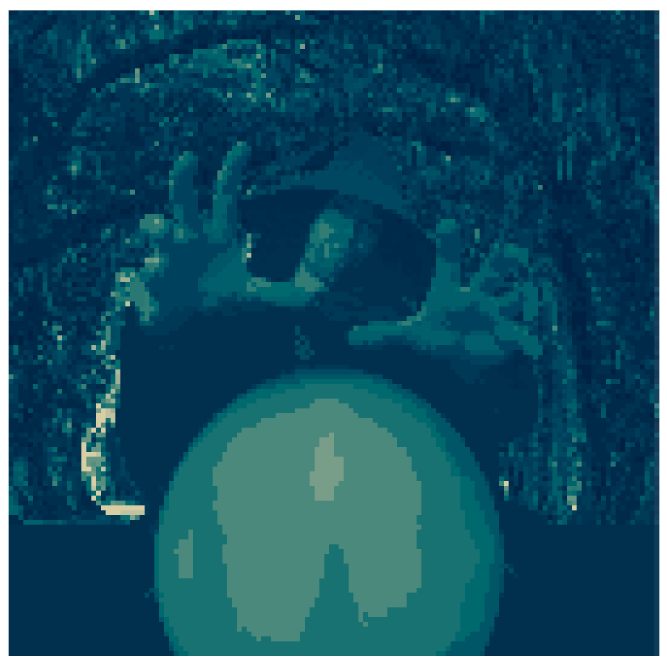
#> input picture wiz.png, 2001 x 2000 px (shown at 1/3 size); its folder holds only this picture in this run
$ python -i gen_gui.py   (imports and definitions only)
#> lines starting #> are read from the running program, lines starting #| are printed output that depends on the picture; after the words box and inside, x2 and y2 are one past the last pixel; in counts of white or black regions, pixels touching at a corner belong together
import ctypes
import glob
import io
import math
import os
import platform
import shutil
import subprocess
import sys
import tempfile
import urllib.request
import tkinter as tk
from tkinter import colorchooser, filedialog, messagebox, ttk
from PIL import Image, ImageColor, ImageDraw, ImageFilter, ImageFont, ImageOps, ImageTk
import qrcode
from qrcode.image.styledpil import StyledPilImage
from qrcode.image.styles.moduledrawers import (
    CircleModuleDrawer,
    GappedSquareModuleDrawer,
    HorizontalBarsDrawer,
    RoundedModuleDrawer,
    SquareModuleDrawer,
    VerticalBarsDrawer,
)

# Make sure correct run syst
if getattr(sys, "frozen", False):
    SCRIPT_DIR = sys._MEIPASS
else:
    SCRIPT_DIR = os.path.dirname(os.path.abspath(__file__))

# Media
WIZ_PATH = os.path.join(SCRIPT_DIR, "wiz.png")
ICON_PATH = os.path.join(SCRIPT_DIR, "orb.ico")
FONT_URL = (
    "https://raw.githubusercontent.com/google/fonts/main/"
    "ofl/jacquardabastarda9/JacquardaBastarda9-Regular.ttf"
)
FONT_PATH = os.path.join(SCRIPT_DIR, "JacquardaBastarda9-Regular.ttf")

# Base design size (all original coordinates are scaled relative to 1020)
BASE_DESIGN_SIZE = 1020
MIN_WIN_SIZE = 380
MAX_WIN_SIZE = 1600

# Actual app border stuff
APP_TITLE = "Orb QR Pondering"
TITLE_BAR_HEIGHT = 40

PURPLE_FRAME_BG = "#2e164d"
PURPLE_TITLE_BG = "#3d1e66"
PURPLE_TITLE_RIGHT = "#220e3b"
PURPLE_HILIGHT = "#7a52aa"
PURPLE_LIGHT = "#53307e"
PURPLE_SHADOW = "#180929"
PURPLE_DARK_EDGE = "#0c0417"

# Dynamic sizing globals (recalculated at startup based on screen height & on resize)
WIN_SIZE = 540
PANEL_BOUNDS = (54, 18, 966, 334)
ORB_CENTER_X = int(WIN_SIZE * 0.488)
ORB_CENTER_Y = int(WIN_SIZE * 0.812)
ORB_QR_SIZE = int(WIN_SIZE * (290 / BASE_DESIGN_SIZE))
GLOW_PATCH_SIZE = ORB_QR_SIZE + 120

# Color stuff
PALETTE_DARK = (3, 30, 46)
PALETTE_PANEL_RGBA = (3, 30, 46, 185)
PALETTE_TEAL_MID = (28, 114, 120)
PALETTE_SAGE = (123, 154, 139)
PALETTE_GLOW_CYAN = (145, 225, 205)
PALETTE_GOLD = (212, 214, 180)
HEX_DARK = "#031e2e"
HEX_TEAL = "#13525c"
HEX_GOLD = "#d4d6b4"

STYLE_MAP = {
    "Square (Default)": SquareModuleDrawer,
    "Rounded Corners": RoundedModuleDrawer,
    "Circle Dots": CircleModuleDrawer,
    "Gapped Squares": GappedSquareModuleDrawer,
    "Vertical Bars": VerticalBarsDrawer,
    "Horizontal Bars": HorizontalBarsDrawer,
}

# Animation & UI state
qr_color = "#031e2e"
bg_color = "#ffffff"
status_message = ""
status_color = PALETTE_GOLD

PANEL_BASE_IMG: Image.Image | None = None
PULSE_FRAMES: list[Image.Image] = []
cached_ui_frame: Image.Image | None = None
cached_qr_scaled: Image.Image | None = None
pulse_step = 0

drag_offset_x = 0
drag_offset_y = 0
resize_start_x = 0
resize_start_y = 0
resize_start_size = WIN_SIZE
resize_debounce_id = None


def sc(val: float) -> int:
    """Scales any 1020px-based coordinate or size to the current WIN_SIZE."""
    return max(1, int(round(val * (WIN_SIZE / BASE_DESIGN_SIZE))))


# Fun font from googlefonts, I think i can include the font when i build to exe
def ensure_pixel_font() -> str | None:
    existing = glob.glob(os.path.join(SCRIPT_DIR, "*Jacquarda*.ttf"))
    if existing:
        font_file = existing[0]
    else:
        font_file = FONT_PATH
        try:
            urllib.request.urlretrieve(FONT_URL, font_file)
#> (this line was passed over: the network is not available in this run)
        except Exception:
            return None

    system = platform.system()
    try:
        if system == "Windows":
            ctypes.windll.gdi32.AddFontResourceExW(font_file, 0x10, 0)
        elif system == "Linux":
            user_font_dir = os.path.expanduser("~/.local/share/fonts")
            os.makedirs(user_font_dir, exist_ok=True)
            dest = os.path.join(user_font_dir, os.path.basename(font_file))
            if not os.path.exists(dest):
                shutil.copy(font_file, dest)
                subprocess.run(["fc-cache", "-f"], check=False)
#> (this line was passed over: subprocess is not available in this run)
    except Exception:
        pass

    return font_file


LOADED_FONT_PATH = ensure_pixel_font()


# [193 lines left out: functions get_pil_font, draw_old_english_pixel_panel, make_pixel_button_image, build_pulse_frames, generate_qr_image, not called in this run]


# Load master wizard image once so resizing doesn't re-read disk
def load_master_wizard() -> Image.Image:
    if os.path.exists(WIZ_PATH):
        img = Image.open(WIZ_PATH).convert("RGBA")
#> img is the input picture: PIL image 2001x2000 RGBA; mean R, G, B, A 10.3, 67.1, 86.4, 240.8
        alpha_mask = img.getchannel("A").point(lambda p: 255 if p > 10 else 0)
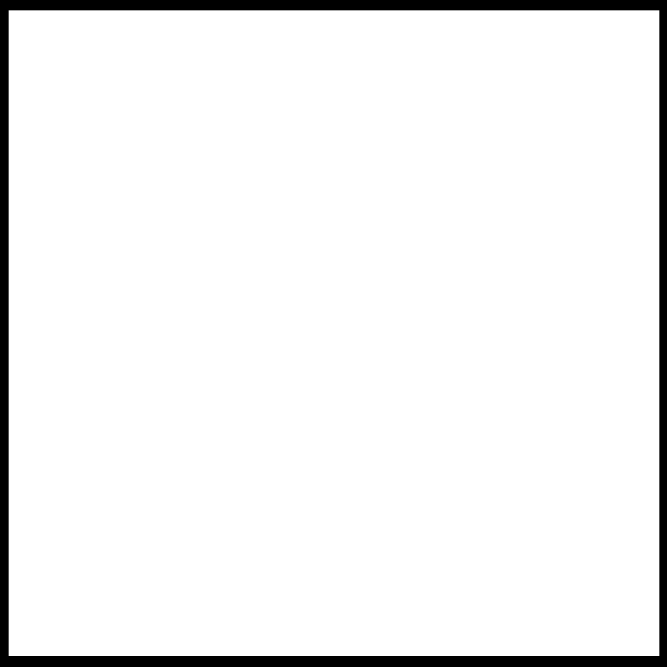
#> alpha_mask: PIL image 2001x2000 L (shown at 1/3 size); 94.5% white; 1 black region, box (x1, y1, x2, y2) and area: (0, 0, 2001, 2000) 220976
        bbox = alpha_mask.getbbox()
#> bbox = (26, 31, 1978, 1968)
        if bbox:
            img = img.crop(bbox)
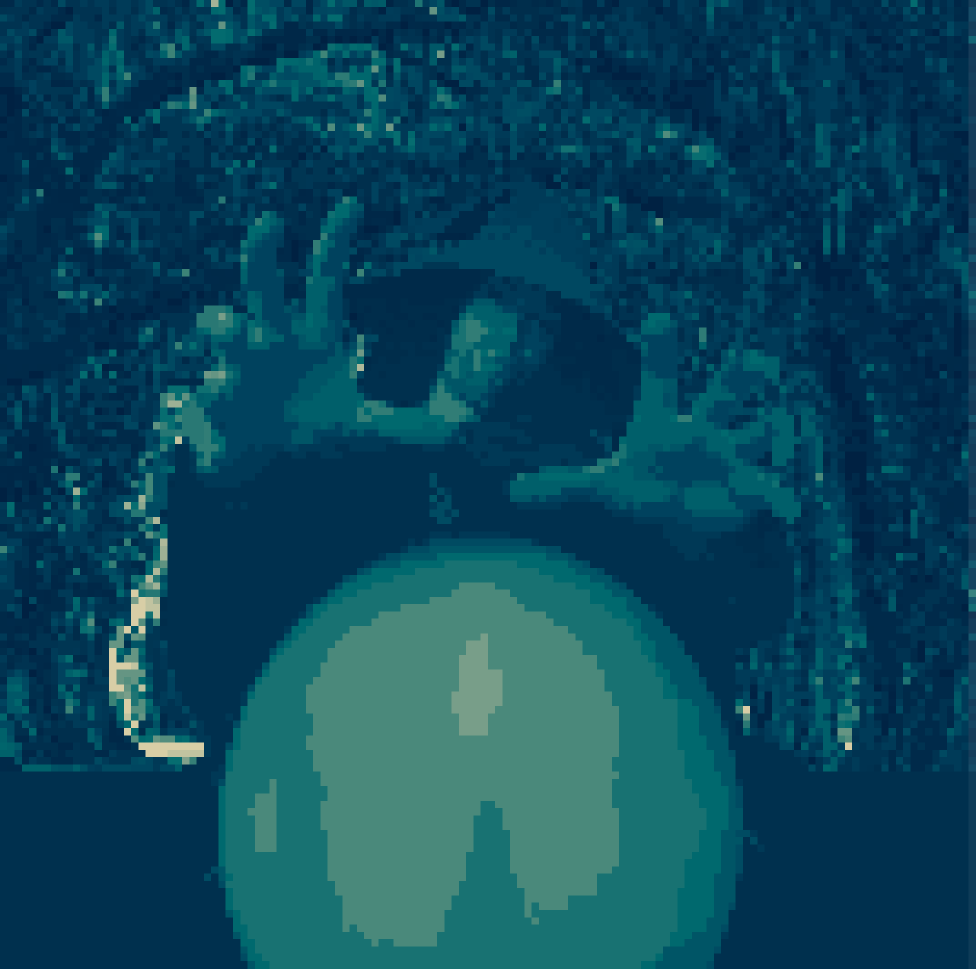
#> img: PIL image 1952x1937 RGBA (shown at 1/2 size); mean R, G, B, A 10.4, 70.4, 90.9, 254.8; transparent parts drawn white
        return img
    return Image.new("RGBA", (BASE_DESIGN_SIZE, BASE_DESIGN_SIZE), PALETTE_DARK + (255,))


MASTER_WIZ_IMG = load_master_wizard()


# [104 lines left out: functions rebuild_caches, draw_current_frame, not called in this run]


def animate_pulse():
    """Advances the pulsing light animation around the QR code."""
    global pulse_step
    if cached_qr_scaled is not None and PULSE_FRAMES:
        pulse_step = (pulse_step + 1) % len(PULSE_FRAMES)
        draw_current_frame()
    root.after(45, animate_pulse)


# [49 lines left out: functions set_status, choose_qr_color, choose_bg_color, on_canvas_click, save_qr, not called in this run]


# Genuinely why is copying to clipboard so complicated, genuinely not even sure how this works
# multiple os support in case i put this on github or somn, but windows is probably all ill use it for
def copy_qr_to_clipboard():
    url = url_entry.get().strip()
    pil_img = generate_qr_image(url)
    if not pil_img:
        return

    rebuild_caches()
    system = platform.system()

    try:
        if system == "Windows":
            try:
                import win32clipboard

                png_buffer = io.BytesIO()
                pil_img.save(png_buffer, format="PNG")

                bg = Image.new("RGB", pil_img.size, (255, 255, 255))
                bg.paste(pil_img, mask=pil_img.split()[3])
                bmp_buffer = io.BytesIO()
                bg.save(bmp_buffer, format="BMP")
                dib_data = bmp_buffer.getvalue()[14:]

                win32clipboard.OpenClipboard()
                win32clipboard.EmptyClipboard()
                png_format = win32clipboard.RegisterClipboardFormat("PNG")
                win32clipboard.SetClipboardData(png_format, png_buffer.getvalue())
                win32clipboard.SetClipboardData(win32clipboard.CF_DIB, dib_data)
                win32clipboard.CloseClipboard()
            except ImportError:
                with tempfile.NamedTemporaryFile(suffix=".png", delete=False) as tmp:
                    tmp_path = tmp.name
                bg = Image.new("RGB", pil_img.size, (255, 255, 255))
                bg.paste(pil_img, mask=pil_img.split()[3])
                bg.save(tmp_path, format="PNG")

                ps_cmd = (
                    "Add-Type -AssemblyName System.Windows.Forms, System.Drawing; "
                    f"$img = [System.Drawing.Image]::FromFile('{tmp_path}'); "
                    "[System.Windows.Forms.Clipboard]::SetImage($img); "
                    "$img.Dispose()"
                )
                subprocess.run(
                    ["powershell", "-NoProfile", "-Command", ps_cmd],
                    check=True,
                    creationflags=subprocess.CREATE_NO_WINDOW,
                )
                os.remove(tmp_path)

        elif system == "Darwin":
            with tempfile.NamedTemporaryFile(suffix=".png", delete=False) as tmp:
                tmp_path = tmp.name
                pil_img.save(tmp_path, format="PNG")
            subprocess.run(
                [
                    "osascript",
                    "-e",
                    f'set the clipboard to (read (POSIX file "{tmp_path}") as «class PNGf»)',
                ],
                check=True,
            )
            os.remove(tmp_path)

        elif system == "Linux":
            with tempfile.NamedTemporaryFile(suffix=".png", delete=False) as tmp:
                tmp_path = tmp.name
                pil_img.save(tmp_path, format="PNG")
            if shutil.which("wl-copy"):
                with open(tmp_path, "rb") as f:
                    subprocess.run(["wl-copy", "--type", "image/png"], stdin=f, check=True)
            else:
                subprocess.run(
                    ["xclip", "-selection", "clipboard", "-t", "image/png", "-i", tmp_path],
                    check=True,
                )
            os.remove(tmp_path)

        set_status("Copied QR code to clipboard!", PALETTE_GOLD)

    except Exception as e:
        messagebox.showerror("Clipboard Error", f"Could not copy to clipboard:\n{e}")


# COMPLICATED REMOVE WINDOWS BORDER STUFF
# [51 lines left out: functions setup_borderless_with_taskbar, minimize_window, on_window_restore, not called in this run]


def make_win95_control_button(kind: str, size: int = 28) -> ImageTk.PhotoImage:
#> called with kind = 'min', size = 28
    img = Image.new("RGBA", (size, size), ImageColor.getrgb(PURPLE_FRAME_BG) + (255,))
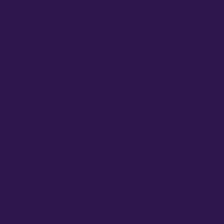
#> img: PIL image 28x28 RGBA (shown 8 times larger); mean R, G, B, A 46, 22, 77, 255
    draw = ImageDraw.Draw(img)

    hi = ImageColor.getrgb(PURPLE_HILIGHT) + (255,)
    lt = ImageColor.getrgb(PURPLE_LIGHT) + (255,)
    sh = ImageColor.getrgb(PURPLE_SHADOW) + (255,)
    dk = ImageColor.getrgb(PURPLE_DARK_EDGE) + (255,)
    fg = PALETTE_GOLD + (255,)

    draw.rectangle((0, 0, size - 1, 1), fill=hi)
    draw.rectangle((0, 0, 1, size - 1), fill=hi)
    draw.rectangle((2, 2, size - 3, 3), fill=lt)
    draw.rectangle((2, 2, 3, size - 3), fill=lt)
    draw.rectangle((0, size - 2, size - 1, size - 1), fill=dk)
    draw.rectangle((size - 2, 0, size - 1, size - 1), fill=dk)
    draw.rectangle((2, size - 4, size - 3, size - 3), fill=sh)
    draw.rectangle((size - 4, 2, size - 3, size - 3), fill=sh)

    if kind == "min":
        draw.rectangle((7, size - 9, size - 8, size - 7), fill=fg)
    elif kind == "size":
        draw.rectangle((6, 6, size - 7, size - 7), outline=fg, width=2)
        draw.rectangle((6, 6, size - 7, 9), fill=fg)
    elif kind == "close":
        for i in range(7, size - 7):
            draw.rectangle((i, i, i + 1, i + 1), fill=fg)
            draw.rectangle((size - 1 - i, i, size - i, i + 1), fill=fg)

    return ImageTk.PhotoImage(img)


# [41 lines left out: functions make_titlebar_banner, start_window_drag, not called in this run]


def do_window_drag(event):
    root.geometry(f"+{event.x_root - drag_offset_x}+{event.y_root - drag_offset_y}")


# Keeps it a square cause im too lazy to do resizing stuff
# [76 lines left out: functions apply_window_size, start_window_resize, do_window_resize, not called in this run]


# ---------------
# GUI STUFF
# ---------------
# [2 lines not run here, left out]

# Calculate initial window size to be half of the user's screen height
# [1 line that did not run here, left out]
# [1 line that did not run here, left out]

# [24 lines not run here, left out]

ttk_style = ttk.Style()
# [23 lines not run here, left out]

# Title bar
# [1 line that did not run here, left out]
# [2 lines not run here, left out]

# [1 line that did not run here, left out]
# [3 lines not run here, left out]

# [1 line that did not run here, left out]
# [2 lines not run here, left out]

min_icon = make_win95_control_button("min")
close_icon = make_win95_control_button("close")

# [9 lines not run here, left out]

# Main Wizard Canvas with retro 3D sunken effect
# [10 lines that did not run here, left out]
# [1 line not run here, left out]
# [1 line that did not run here, left out]
# [1 line not run here, left out]

# [11 lines that did not run here, left out]
# [1 line not run here, left out]
# [1 line that did not run here, left out]
# [1 line not run here, left out]

style_var = tk.StringVar(value="Square (Default)")
# [8 lines that did not run here, left out]
# [1 line not run here, left out]
# [1 line that did not run here, left out]

use_bg_var = tk.BooleanVar(value=False)

# [8 lines that did not run here, left out]
# [1 line that did not run here, left out]

# [9 lines that did not run here, left out]
# [1 line that did not run here, left out]

# [8 lines that did not run here, left out]
# [1 line that did not run here, left out]

# [8 lines that did not run here, left out]
# [1 line that did not run here, left out]

# Classic Win95 Bottom-Right Corner Resize Grip (Drag to resize while keeping square aspect ratio)
# [9 lines that did not run here, left out]
# [9 lines not run here, left out]
total_w = WIN_SIZE + 20
total_h = WIN_SIZE + TITLE_BAR_HEIGHT + 24
# [1 line that did not run here, left out]
# [1 line that did not run here, left out]
# [1 line not run here, left out]

# [1 line that did not run here, left out]
# [1 line not run here, left out]

#> (the run stopped early here; a loop or call above may not have finished)
